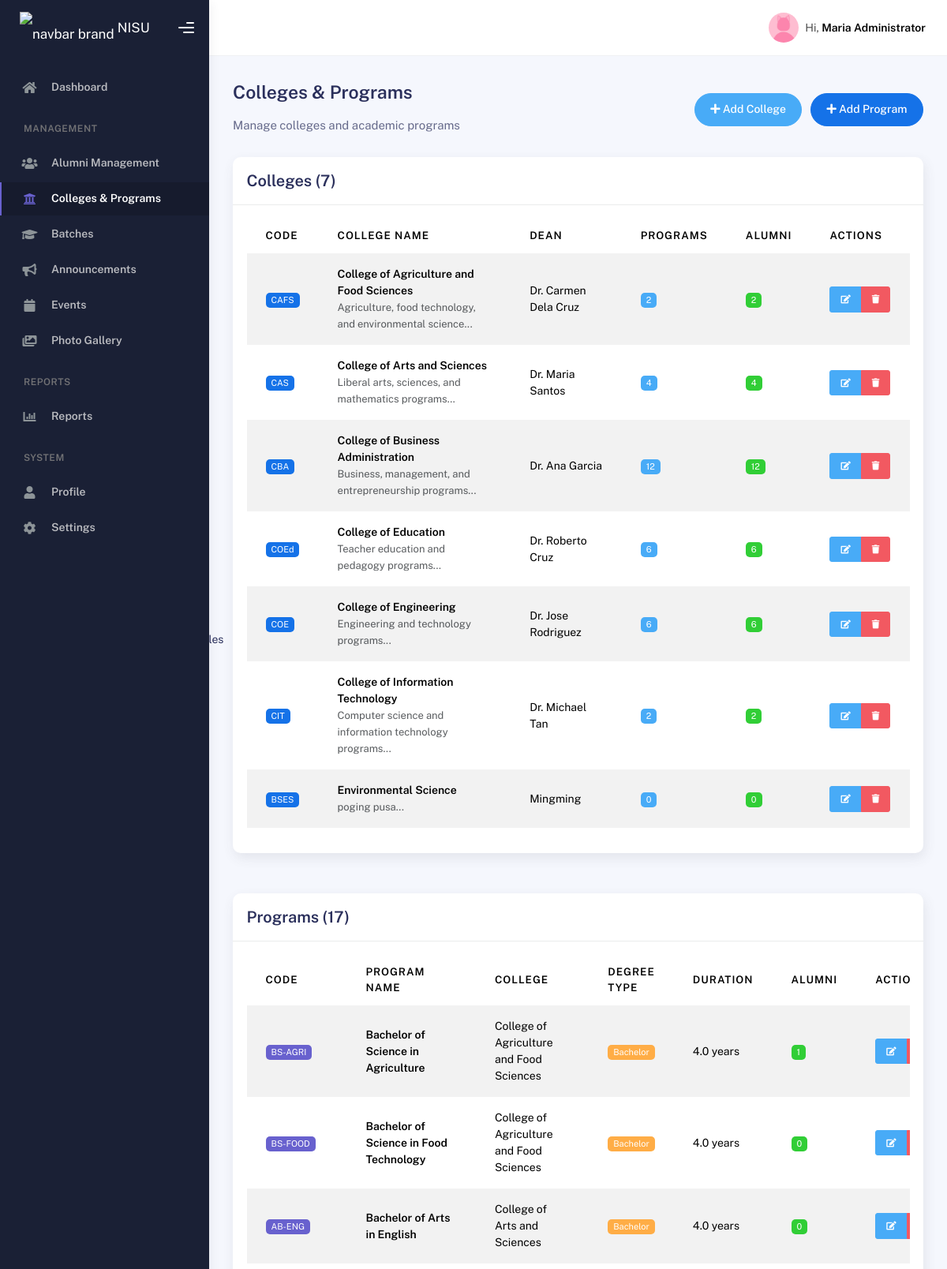
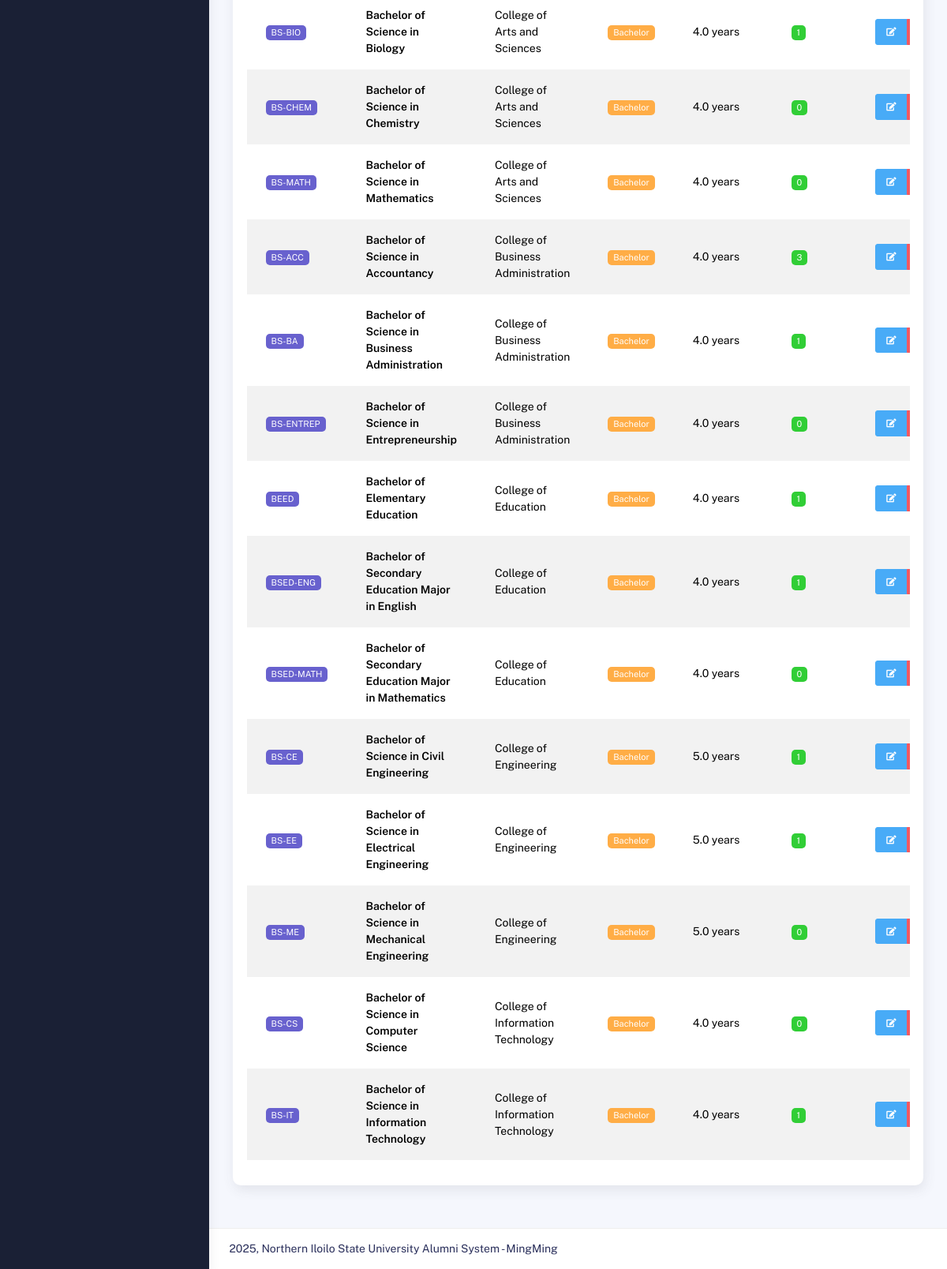
The page /manage_colleges.php (signed in) on the database its author committed (2 pictures, top to bottom).
### tables this page shows
CREATE TABLE `colleges` (
  `id` int(11) NOT NULL,
  `code` varchar(10) NOT NULL,
  `name` varchar(100) NOT NULL,
  `description` text,
  `dean_name` varchar(100) DEFAULT NULL,
  `is_active` tinyint(1) DEFAULT '1',
  `created_at` timestamp NOT NULL DEFAULT CURRENT_TIMESTAMP,
  `updated_at` timestamp NOT NULL DEFAULT CURRENT_TIMESTAMP ON UPDATE CURRENT_TIMESTAMP
);

CREATE TABLE `programs` (
  `id` int(11) NOT NULL,
  `college_id` int(11) NOT NULL,
  `code` varchar(20) NOT NULL,
  `name` varchar(150) NOT NULL,
  `degree_type` enum('Certificate','Diploma','Associate','Bachelor','Master','Doctorate') NOT NULL,
  `duration_years` decimal(3,1) DEFAULT '4.0',
  `description` text,
  `is_active` tinyint(1) DEFAULT '1',
  `created_at` timestamp NOT NULL DEFAULT CURRENT_TIMESTAMP,
  `updated_at` timestamp NOT NULL DEFAULT CURRENT_TIMESTAMP ON UPDATE CURRENT_TIMESTAMP
);

### db_con.php (called while the page is built, shortened)
<?php
$options = [
    PDO::ATTR_ERRMODE            => PDO::ERRMODE_EXCEPTION,
    PDO::ATTR_DEFAULT_FETCH_MODE => PDO::FETCH_ASSOC,
    PDO::ATTR_EMULATE_PREPARES   => false,
    PDO::MYSQL_ATTR_INIT_COMMAND => "SET NAMES " . DB_CHARSET
];
try {
    $pdo = new PDO(
        "mysql:host=" . DB_HOST . ";dbname=" . DB_NAME . ";charset=" . DB_CHARSET,
        DB_USER,
        DB_PASS,
        $options
    );
} catch (PDOException $e) {
    die("Database connection failed: " . $e->getMessage());
}
function query($sql, $params = []) {
    global $pdo;
    try {
        $stmt = $pdo->prepare($sql);
        $stmt->execute($params);
        return $stmt;
    } catch (PDOException $e) {
        die("Query failed: " . $e->getMessage());
    }
}
function fetchRow($sql, $params = []) {
    return query($sql, $params)->fetch();
}
function fetchAll($sql, $params = []) {
    return query($sql, $params)->fetchAll();
}
?>

### auth_check.php (called while the page is built, shortened)
<?php
$admin_info = fetchRow("SELECT * FROM admins WHERE id = ?", [$_SESSION['admin_id']]);
?>

### manage_colleges.php (the view, shortened to what this page needs)
<?php
require_once 'db_con.php';
require_once 'auth_check.php';
$colleges = fetchAll("
    SELECT c.*, COUNT(p.id) as program_count, COUNT(a.id) as alumni_count
    FROM colleges c
    LEFT JOIN programs p ON c.id = p.college_id AND p.is_active = 1
    LEFT JOIN alumni a ON c.id = a.college_id AND a.is_active = 1
    WHERE c.is_active = 1
    GROUP BY c.id
    ORDER BY c.name
");
$programs = fetchAll("
    SELECT p.*, c.name as college_name, COUNT(a.id) as alumni_count
    FROM programs p
    JOIN colleges c ON p.college_id = c.id
    LEFT JOIN alumni a ON p.id = a.program_id AND a.is_active = 1
    WHERE p.is_active = 1
    GROUP BY p.id
    ORDER BY c.name, p.name
");
?>
<!DOCTYPE html>
<html lang="en">
<head>
    <link rel="stylesheet" href="assets/css/bootstrap.min.css" />
    <link rel="stylesheet" href="assets/css/plugins.min.css" />
    <link rel="stylesheet" href="assets/css/kaiadmin.min.css" />
</head>
<body>
    <div class="wrapper">
                <?php include("include/sidebar.php"); ?>
        <div class="main-panel">
            <div class="main-header">
              <?php include("include/navbar.php"); ?>
            </div>
            <div class="container">
                <div class="page-inner">
                    <div class="d-flex align-items-left align-items-md-center flex-column flex-md-row pt-2 pb-4">
                        <div>
                            <h3 class="fw-bold mb-3">Colleges & Programs</h3>
                            <h6 class="op-7 mb-2">Manage colleges and academic programs</h6>
                        </div>
                        <div class="ms-md-auto py-2 py-md-0">
                            <button class="btn btn-info btn-round me-2" data-bs-toggle="modal" data-bs-target="#collegeModal" onclick="openAddCollegeModal()">
                                <i class="fa fa-plus"></i> Add College
                            </button>
                            <button class="btn btn-primary btn-round" data-bs-toggle="modal" data-bs-target="#programModal" onclick="openAddProgramModal()">
                                <i class="fa fa-plus"></i> Add Program
                            </button>
                        </div>
                    </div>
                    <div class="row">
                        <div class="col-md-12">
                            <div class="card">
                                <div class="card-header">
                                    <h4 class="card-title">Colleges (<?= count($colleges) ?>)</h4>
                                </div>
                                <div class="card-body">
                                    <div class="table-responsive">
                                        <table class="table table-striped">
                                            <thead>
                                                <tr>
                                                    <th>Code</th>
                                                    <th>College Name</th>
                                                    <th>Dean</th>
                                                    <th>Programs</th>
                                                    <th>Alumni</th>
                                                    <th>Actions</th>
                                                </tr>
                                            </thead>
                                            <tbody>
                                                <?php foreach ($colleges as $college): ?>
                                                <tr>
                                                    <td><span class="badge badge-primary"><?= htmlspecialchars($college['code']) ?></span></td>
                                                    <td>
                                                        <strong><?= htmlspecialchars($college['name']) ?></strong>
                                                        <?php if ($college['description']): ?>
                                                        <br><small class="text-muted"><?= htmlspecialchars(substr($college['description'], 0, 100)) ?>...</small>
                                                        <?php endif; ?>
                                                    </td>
                                                    <td><?= htmlspecialchars($college['dean_name'] ?: 'Not assigned') ?></td>
                                                    <td><span class="badge badge-info"><?= $college['program_count'] ?></span></td>
                                                    <td><span class="badge badge-success"><?= $college['alumni_count'] ?></span></td>
                                                    <td>
                                                        <div class="btn-group" role="group">
                                                            <button class="btn btn-sm btn-info" onclick="editCollege(<?= $college['id'] ?>)" title="Edit">
                                                                <i class="fa fa-edit"></i>
                                                            </button>
                                                            <button class="btn btn-sm btn-danger" onclick="deleteCollege(<?= $college['id'] ?>)" title="Delete">
                                                                <i class="fa fa-trash"></i>
                                                            </button>
                                                        </div>
                                                    </td>
                                                </tr>
                                                <?php endforeach; ?>
                                            </tbody>
                                        </table>
                                    </div>
                                </div>
                            </div>
                        </div>
                    </div>
                    <div class="row mt-4">
                        <div class="col-md-12">
                            <div class="card">
                                <div class="card-header">
                                    <h4 class="card-title">Programs (<?= count($programs) ?>)</h4>
                                </div>
                                <div class="card-body">
                                    <div class="table-responsive">
                                        <table class="table table-striped">
                                            <thead>
                                                <tr>
                                                    <th>Code</th>
                                                    <th>Program Name</th>
                                                    <th>College</th>
                                                    <th>Degree Type</th>
                                                    <th>Duration</th>
                                                    <th>Alumni</th>
                                                    <th>Actions</th>
                                                </tr>
                                            </thead>
                                            <tbody>
                                                <?php foreach ($programs as $program): ?>
                                                <tr>
                                                    <td><span class="badge badge-secondary"><?= htmlspecialchars($program['code']) ?></span></td>
                                                    <td>
                                                        <strong><?= htmlspecialchars($program['name']) ?></strong>
                                                    </td>
                                                    <td><?= htmlspecialchars($program['college_name']) ?></td>
                                                    <td><span class="badge badge-warning"><?= htmlspecialchars($program['degree_type']) ?></span></td>
                                                    <td><?= $program['duration_years'] ?> years</td>
                                                    <td><span class="badge badge-success"><?= $program['alumni_count'] ?></span></td>
                                                    <td>
                                                        <div class="btn-group" role="group">
                                                            <button class="btn btn-sm btn-info" onclick="editProgram(<?= $program['id'] ?>)" title="Edit">
                                                                <i class="fa fa-edit"></i>
                                                            </button>
                                                            <button class="btn btn-sm btn-danger" onclick="deleteProgram(<?= $program['id'] ?>)" title="Delete">
                                                            </button>
                                                        </div>
                                                    </td>
                                                </tr>
                                                <?php endforeach; ?>
                                            </tbody>
                                        </table>
                                    </div>
                                </div>
                            </div>
                        </div>
                    </div>
                </div>
            </div>
<?php include("include/footer.php"); ?>
        </div>
    </div>
     Core JS Files
</body>
</html>

### include/navbar.php (shortened to what this page needs)
<nav class="navbar navbar-header navbar-header-transparent navbar-expand-lg border-bottom">
    <div class="container-fluid">
        <ul class="navbar-nav topbar-nav ms-md-auto align-items-center">
            <li class="nav-item topbar-user dropdown hidden-caret">
                <a class="dropdown-toggle profile-pic" data-bs-toggle="dropdown" href="#" aria-expanded="false">
                    <div class="avatar-sm">
                        <img src="default/default-admin.jpg" alt="..." class="avatar-img rounded-circle" />
                    </div>
                    <span class="profile-username">
                        <span class="op-7">Hi,</span>
                        <span class="fw-bold"><?= htmlspecialchars($admin_info['full_name']) ?></span>
                    </span>
                </a>
            </li>
        </ul>
    </div>
</nav>

### rows shown on the page
colleges: code "CAFS", name "College of Agriculture and Food Sciences", description "Agriculture, food technology, and environmental science", dean_name "Dr. Carmen Dela Cruz", program_count "2", alumni_count "2"
colleges: code "CAS", name "College of Arts and Sciences", description "Liberal arts, sciences, and mathematics programs", dean_name "Dr. Maria Santos", program_count "4", alumni_count "4"
colleges: code "CBA", name "College of Business Administration", description "Business, management, and entrepreneurship programs", dean_name "Dr. Ana Garcia", program_count "12", alumni_count "12"
colleges: code "COEd", name "College of Education", description "Teacher education and pedagogy programs", dean_name "Dr. Roberto Cruz", program_count "6", alumni_count "6"
colleges: code "COE", name "College of Engineering", description "Engineering and technology programs", dean_name "Dr. Jose Rodriguez", program_count "6", alumni_count "6"
colleges: code "CIT", name "College of Information Technology", description "Computer science and information technology programs", dean_name "Dr. Michael Tan", program_count "2", alumni_count "2"
colleges: code "BSES", name "Environmental Science", description "poging pusa", dean_name "Mingming", program_count "0", alumni_count "0"
programs: code "BS-AGRI", name "Bachelor of Science in Agriculture", college.name "College of Agriculture and Food Sciences", degree_type "Bachelor", duration_years "4.0", alumni_count "1"
programs: code "BS-FOOD", name "Bachelor of Science in Food Technology", college.name "College of Agriculture and Food Sciences", degree_type "Bachelor", duration_years "4.0", alumni_count "0"
programs: code "AB-ENG", name "Bachelor of Arts in English", college.name "College of Arts and Sciences", degree_type "Bachelor", duration_years "4.0", alumni_count "0"
programs: code "BS-BIO", name "Bachelor of Science in Biology", college.name "College of Arts and Sciences", degree_type "Bachelor", duration_years "4.0", alumni_count "1"
programs: code "BS-CHEM", name "Bachelor of Science in Chemistry", college.name "College of Arts and Sciences", degree_type "Bachelor", duration_years "4.0", alumni_count "0"
programs: code "BS-MATH", name "Bachelor of Science in Mathematics", college.name "College of Arts and Sciences", degree_type "Bachelor", duration_years "4.0", alumni_count "0"
programs: code "BS-ACC", name "Bachelor of Science in Accountancy", college.name "College of Business Administration", degree_type "Bachelor", duration_years "4.0", alumni_count "3"
programs: code "BS-BA", name "Bachelor of Science in Business Administration", college.name "College of Business Administration", degree_type "Bachelor", duration_years "4.0", alumni_count "1"
programs: code "BS-ENTREP", name "Bachelor of Science in Entrepreneurship", college.name "College of Business Administration", degree_type "Bachelor", duration_years "4.0", alumni_count "0"
programs: code "BEED", name "Bachelor of Elementary Education", college.name "College of Education", degree_type "Bachelor", duration_years "4.0", alumni_count "1"
programs: code "BSED-ENG", name "Bachelor of Secondary Education Major in English", college.name "College of Education", degree_type "Bachelor", duration_years "4.0", alumni_count "1"
programs: code "BSED-MATH", name "Bachelor of Secondary Education Major in Mathematics", college.name "College of Education", degree_type "Bachelor", duration_years "4.0", alumni_count "0"
programs: code "BS-CE", name "Bachelor of Science in Civil Engineering", college.name "College of Engineering", degree_type "Bachelor", duration_years "5.0", alumni_count "1"
programs: code "BS-EE", name "Bachelor of Science in Electrical Engineering", college.name "College of Engineering", degree_type "Bachelor", duration_years "5.0", alumni_count "1"
programs: code "BS-ME", name "Bachelor of Science in Mechanical Engineering", college.name "College of Engineering", degree_type "Bachelor", duration_years "5.0", alumni_count "0"
programs: code "BS-CS", name "Bachelor of Science in Computer Science", college.name "College of Information Technology", degree_type "Bachelor", duration_years "4.0", alumni_count "0"
programs: code "BS-IT", name "Bachelor of Science in Information Technology", college.name "College of Information Technology", degree_type "Bachelor", duration_years "4.0", alumni_count "1"

### other values the page prints
$admin_info['full_name'] "Maria Administrator"
count($colleges) "7"
count($programs) "17"
